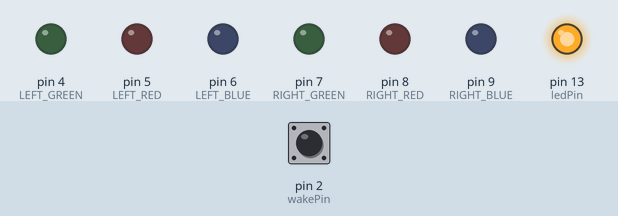
A sketch run on a simulated Arduino Uno, built with avr-gcc and run on an emulated ATmega328P. Shown: output pins drawn as LEDs (lit = HIGH). The test bench sets the inputs (shaded band); at power-on: pin 2 (wakePin) HIGH. Sleep ends after the set time or at an interrupt; pins used as bus, display or sensor lines are not drawn; what the sketch prints to the serial monitor is not drawn.

Above: at 0.4 s.
Timing chart, 0 to 5.1 s (numbered marks = the images above):
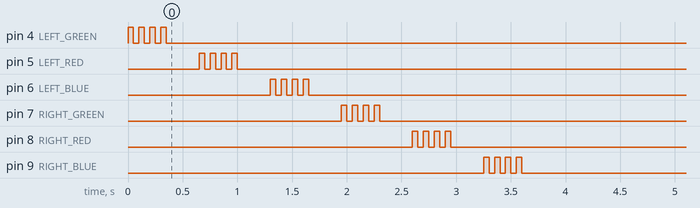

The sketch:

vest_turn_signals.ino
```cpp
//Add the SPI library so we can communicate with the CMA3000 sensor
#include <SPI.h>
#include <avr/sleep.h>

#define RELEASE_MODE 1
#define ENABLE_SLEEP 1

#define DEBUG 0
#define DEBUG_STATE 0
#define DEBUG_ACCEL 1
#define DEBUG_SLEEP 0

//
// pins defined
//
// wake up pins
const int wakePin = 2;

const int ledPin = 13;
const int CS = 10;  //Assign the Chip Select signal to pin 10.

#define LEFT_GREEN  4
#define LEFT_RED    5
#define LEFT_BLUE   6
#define RIGHT_GREEN 7
#define RIGHT_RED   8
#define RIGHT_BLUE  9

#define FIRST_COLOR  4
#define NUM_COLORS   6


#define XAXIS  0
#define YAXIS  1
#define ZAXIS  2

#define RANGE_2G  0
#if RANGE_2G
#define COUNTS_PER_G  56  // 56 counts/G for 2G
// Activate measurement mode: 2g/100Hz
#define ACTIVE_CONFIG   (G_RANGE_2 | INT_LEVEL_LOW | I2C_DIS | MODE_100 | INT_DIS)
// Motion detect mode: 2g/10Hz
#define SLEEP_CONFIG    (G_RANGE_2 | INT_LEVEL_LOW | MDET_NO_EXIT | I2C_DIS | MODE_MD_10)
#define MD_THRESH   0x20
// threshold for responding to signals
#define TURN_THRESH 10
#define NOD_THRESH  10
#define MAX_OFFSET  3
#define
#else
#define COUNTS_PER_G  14  // 14 counts/G for 8G
// Activate measurement mode: 2g/40Hz
#define ACTIVE_CONFIG   (INT_LEVEL_LOW | I2C_DIS | MODE_40 | INT_DIS)
// Motion detect mode: 2g/10Hz
#define SLEEP_CONFIG    (INT_LEVEL_LOW | MDET_NO_EXIT | I2C_DIS | MODE_MD_10)
#define MD_THRESH   0x04
// threshold for responding to signals
#define TURN_THRESH 10
#define NOD_THRESH  10
#define MAX_OFFSET  3
#endif

#define DELAY_TIME  20

// CMA3000 Registers
#define WHO_AM_I 0x00  // Identification register
#define REVID 0x01     // ASIC revision ID, fixed in metal
#define CTRL 0x02      // Configuration (por, operation modes)
#define STATUS 0x03    // Status (por, EEPROM parity)
#define RSTR 0x04      // Reset Register
#define INT_STATUS 0x05 // Interrupt status register
#define DOUTX 0x06     // X channel output data register
#define DOUTY 0x07     // Y channel output data register
#define DOUTZ 0x08     // Z channel output data register
#define MDTHR 0x09     // Motion detection threshold value register
#define MDFFTMR 0x0A   // Free fall and motion detection time register
#define FFTHR 0x0B     // Free fall threshold value register
#define I2C_ADDR 0x0C  // I2C device address
// 0Dh-19h Reserved

// Control Register setup
#define G_RANGE_2 0x80 // 2g range
#define INT_LEVEL_LOW 0x40 // INT active low
#define MDET_NO_EXIT 0x20 // Remain in motion detection mode
#define I2C_DIS 0x10 // I2C disabled
#define MODE_PD 0x00 // Power Down
#define MODE_100 0x02 // Measurement mode 100 Hz ODR
#define MODE_400 0x04 // Measurement mode 400 Hz ODR
#define MODE_40 0x06 // Measurement mode 40 Hz ODR
#define MODE_MD_10 0x08 // Motion detection mode 10 Hz ODR
#define MODE_FF_100 0x0A // Free fall detection mode 100 Hz ODR
#define MODE_FF_400 0x0C // Free fall detection mode 400 Hz ODR
#define INT_DIS 0x01 // Interrupts enabled

// Interrupt Status Register
#define FFDET  0x04
#define MDET_MSK     0x03
#define MDET_NONE    0x00
#define MDET_X_AXIS  0x01
#define MDET_Y_AXIS  0x02
#define MDET_Z_AXIS  0x03

// FUNCTION PROTOTYPES
unsigned char readRegister(unsigned char registerAddress);
unsigned char writeRegister(unsigned char registerAddress, unsigned char Data);

typedef enum {
  sys_init = 0,
  sys_idle,
  sys_active,
  sys_left_turn,
  sys_right_turn,
  sys_stop,
  sys_nod,
  sys_sleep,
  sys_wake,
}
sys_state_t;

static sys_state_t state;

const unsigned long wakeDuration = 750; // 0.75 seconds

int sleepStatus = 0;  // variable to store a request for sleep
unsigned long wakeTime = 0;

//This buffer will hold values read from the ADXL345 registers.
char intStatus=0;
#define NOAXIS 0xff
int wakeAxis = NOAXIS;

int revID;

const unsigned int discardCnt = 1;
const unsigned int maxSamples = 7;
unsigned int sampleCnt = 0;

//These variables will be used to hold the x,y and z axis accelerometer values.
//int x,y,z;
int a[3] = {
  0, 0, 0};
int last[3] = {
  0, 0, 0};
//int sum[3] = {
//  0, 0, 0};
float  g[3] = {
  0.0, 0.0, 0.0};
float avg[3] = {
  0, 0, 0};
float base[3] = {
  0, 0, 0};

void wakeUpNow()
{
  // execute code here after wake-up before returning to the loop() function
  // timers and code using timers (serial.print and more...) will not work here.

  // TODO check what the actual event is
  intStatus = readRegister(INT_STATUS);

  if (intStatus) {
    // FF or MD
    state = sys_wake;
  }
  else {
    // if state = sys_shutdown
    // dont handle?
    state = sys_active;
  }
}

void setup() {

  state = sys_init;

  pinMode(wakePin, INPUT);
  digitalWrite(wakePin, HIGH);  // enable weak pullup

  pinMode(ledPin, OUTPUT);
  digitalWrite(ledPin, HIGH);

  for (int i=FIRST_COLOR; i<(FIRST_COLOR+NUM_COLORS); i++) {
    digitalWrite(i,LOW);
    pinMode(i,OUTPUT);
  }
  for (int i=FIRST_COLOR; i<(FIRST_COLOR+NUM_COLORS); i++) {
    for (int j = 0; j<4; j++) {
      digitalWrite(i,HIGH);
      delay(50);
      digitalWrite(i,LOW);
      delay(50);
    }
    delay(250);
  }

  wakeTime = millis();  // initalize wake time

#if RELEASE_MODE
  // disable unused things
  ADCSRA &= ~(0x80);  // disable the ADC

  // could disable the Analog Comparitor (did not see power savings)
  //ADCSRB &= ~(0x40);  // make sure the Analog Comparator is not trying to use ADC MUX
  //ACSR |= 0x80;       // disable the Analog Comparator
  //ACSR &= ~(0x40);    // make sure the AC is not using the internal ref

  // could disable digital input circuitry on ADC and AC pins
  //DIDR0 = 0x30;  // ADC5D-ADC4D (we are using A0-A3 for leds)
  //DIDR1 = 0x03;  // AIN1D-AIN0D
#endif

  //Initiate an SPI communication instance.
  SPI.begin();
  //Configure the SPI connection for the CMA3000.
  SPI.setDataMode(SPI_MODE0);
  //Create a serial connection to display the data on the terminal.
  Serial.begin(57600);

  //Set up the Chip Select pin to be an output from the Arduino.
  pinMode(CS, OUTPUT);
  //Before communication starts, the Chip Select pin needs to have pull up enabled.
  digitalWrite(CS, HIGH);

  // enable interrupt input
  pinMode(2, INPUT);
  digitalWrite(2, HIGH);

  revID = readRegister(REVID); // Read REVID register
  delayMicroseconds(44);

  // setup motion detection
  writeRegister(MDTHR, MD_THRESH);
  delayMicroseconds(44);
  writeRegister(MDFFTMR, 0x12);  // using defaults of 300ms
  //delayMicroseconds(44);

  // Activate measurement mode: 2g/400Hz, force SPI only comm, interrupts active low
  //writeRegister(CTRL, SLEEP_CONFIG);
  writeRegister(CTRL, ACTIVE_CONFIG);
  delayMicroseconds(44);

  // Dummy read to generate first INT pin Lo to Hi
  // transition in all situations, also while debugging
  for (int i=0; i<3; i++) {
    a[i] = readRegister(DOUTX+i);
  }

  //Create an interrupt that will trigger when a motion event is detected.
  attachInterrupt(0, wakeUpNow, LOW);

  state = sys_idle;
}

void loop(){

  for (int i=0; i<3; i++) {
    a[i] = readRegister(DOUTX+i); // Read DOUT* register
    // convert from 2s complement
    if (0x80 & a[i]) {
      a[i] = a[i]-0xff;
    }
    //Convert the accelerometer value to G's.
    g[i] = a[i] / (float)COUNTS_PER_G;
    delayMicroseconds(44);
  }

  if(intStatus > 0) {
    if(FFDET & intStatus) {
      Serial.println("FFDET");
      Serial.print(a[XAXIS]);
      Serial.print(',');
      Serial.print(a[YAXIS]);
      Serial.print(',');
      Serial.println(a[ZAXIS]);
    }

    if (MDET_MSK & intStatus) {
      //state = sys_active;
      sampleCnt = 0;

#if DEBUG_ACCEL
      Serial.print("MDET: ");
#endif
      intStatus &= MDET_MSK;
      if (MDET_X_AXIS == intStatus) {
        wakeAxis = XAXIS;
#if DEBUG_ACCEL
        Serial.println("X");
#endif
      }
      else if (MDET_Y_AXIS == intStatus) {
        wakeAxis = YAXIS;
#if DEBUG_ACCEL
        Serial.println("Y");
#endif
      }
    }
    else if (MDET_Z_AXIS == intStatus) {
      wakeAxis = ZAXIS;
#if DEBUG_ACCEL
      Serial.println("Z");
#endif
    }
    else {
      wakeAxis = NOAXIS;
    }

    intStatus = readRegister(INT_STATUS);
  }
  sampleCnt++;

  if (a[YAXIS] < -9) {
    state = sys_left_turn;
  } else if (a[XAXIS] > 11) {
    state = sys_right_turn;
  } else if (a[XAXIS] < -11) {
    state = sys_stop;
  } else {
    state = sys_wake;
  }

  switch (state) {
  case sys_left_turn:
    digitalWrite(LEFT_BLUE, HIGH);
    break;
  case sys_right_turn:
    digitalWrite(RIGHT_BLUE, HIGH);
    break;
  case sys_nod:
    digitalWrite(LEFT_GREEN, HIGH);
    digitalWrite(RIGHT_GREEN, HIGH);
    break;
  case sys_stop:
    digitalWrite(LEFT_RED, HIGH);
    digitalWrite(RIGHT_RED, HIGH);
    break;
  default:
    digitalWrite(LEFT_BLUE, LOW);
    digitalWrite(RIGHT_BLUE, LOW);
    break;
  }

#if DEBUG_ACCEL
  //Print the results to the terminal.
  Serial.print("accel: ");
  Serial.print(a[XAXIS], DEC);
  Serial.print(',');
  Serial.print(a[YAXIS], DEC);
  Serial.print(',');
  Serial.println(a[ZAXIS], DEC);
  delay(20);
#endif

  // set the brightness of led pin:
  //updateColor();

#if DEBUG
  Serial.print(rValue);
  Serial.print(", ");
  Serial.print(gValue);
  Serial.print(", ");
  Serial.println(bValue);
  delay(20);
#endif
  if ((millis() - wakeTime) >= wakeDuration) {
#if DEBUG_SLEEP
    Serial.println("Entering Sleep mode");
    delay(100);     // this delay is needed, the sleep
    //function will provoke a Serial error otherwise!!
#endif
#if ENABLE_SLEEP
    sleepNow();     // sleep function called here
#endif
  }

  delay(DELAY_TIME);
}

void sleepNow()         // here we put the arduino to sleep
{
  // turn off all leds
  for (int i=FIRST_COLOR; i<(FIRST_COLOR+NUM_COLORS); i++) {
    digitalWrite(i,LOW);
  }

  state = sys_sleep;
  wakeAxis = NOAXIS;
  //intStatus = 0;

  for (int i=0; i<3; i++) {
    if (a[i] < -1*MAX_OFFSET) {
      last[i] = -1*MAX_OFFSET;
    }
    else if (a[i] > MAX_OFFSET) {
      last[i] = MAX_OFFSET;
    }
    else {
      last[i] = a[i];
    }
  }
  last[XAXIS] = 0; // dirty hack

  // reset the accelerometer and put into motion detect mode
  //resetAccelerometer();
  writeRegister(CTRL, SLEEP_CONFIG);

  /* Time to set the sleep mode.
   *
   * The 5 different modes are:
   *     SLEEP_MODE_IDLE         -the least power savings
   *     SLEEP_MODE_ADC
   *     SLEEP_MODE_PWR_SAVE
   *     SLEEP_MODE_STANDBY
   *     SLEEP_MODE_PWR_DOWN     -the most power savings
   *
   * We want as much power savings as possible, so we use
   * sleep mode: SLEEP_MODE_PWR_DOWN
   */
  set_sleep_mode(SLEEP_MODE_PWR_DOWN);   // sleep mode is set here

  sleep_enable();          // enables the sleep bit in the mcucr register
  // so sleep is possible. just a safety pin

  /* Now to enable an interrupt. Do it here so if pushed when
   * running it doesn't interrupt the running program.
   *
   * In the function call attachInterrupt(A, B, C)
   * A   can be either 0 or 1 for interrupts on pin 2 or 3.
   *
   * B   Name of a function you want to execute at interrupt for A.
   *
   * C   Trigger mode of the interrupt pin. can be:
   *             LOW        a low level triggers
   *             CHANGE     a change in level triggers
   *             RISING     a rising edge of a level triggers
   *             FALLING    a falling edge of a level triggers
   *
   * In all but the IDLE sleep modes only LOW can be used.
   */

  attachInterrupt(0,wakeUpNow, LOW);

  sleep_mode();            // here the device is actually put to sleep!!
  // THE PROGRAM CONTINUES FROM HERE AFTER WAKING UP

  // recorde the current time immediatly after wake up
  wakeTime = millis();

  sleep_disable();         // first thing after waking from sleep: disable sleep...

  detachInterrupt(0);    // disables interrupt 0 on pin 2 so the
  // wakeUpNow code will not be executed
  // during normal running time.

  state = sys_wake;

  writeRegister(CTRL, ACTIVE_CONFIG);

#if DEBUG_SLEEP
  delay(50);
  Serial.print("s: ");
  delay(100);
  Serial.println(wakeTime);
  delay(150);
#endif
}

//void updateColor() {
//  float tm = (float) millis() * oSpeed;
//
//  bValue = (int)constrain((PWM_MAX_VAL*(sin(tm)/2+rOffset)), PWM_MIN_VAL, PWM_MAX_VAL);
//  gValue = (int)constrain((PWM_MAX_VAL*(sin(tm+TWO_PI/3)/2+gOffset)), PWM_MIN_VAL, PWM_MAX_VAL);
//  rValue = (int)constrain((PWM_MAX_VAL*(sin(tm+2*TWO_PI/3)/2+bOffset)), PWM_MIN_VAL, PWM_MAX_VAL);
//}

unsigned char resetAccelerometer()
{
  writeRegister(RSTR, 0x02);
  delayMicroseconds(44);
  writeRegister(RSTR, 0x0A);
  delayMicroseconds(44);
  writeRegister(RSTR, 0x04);

  return 0;
}

// Write a byte to the acceleration sensor
unsigned char writeRegister(unsigned char registerAddress, unsigned char value)
{
  unsigned char result = 0;

  registerAddress <<= 2; // Address to be shifted left by 2
  registerAddress |= 0x02; // RW bit to be set

  //Set Chip Select pin low to signal the beginning of an SPI packet.
  digitalWrite(CS, LOW);
  //Transfer the register address over SPI.
  SPI.transfer(registerAddress);
  //Transfer the desired register value over SPI.
  SPI.transfer(value);
  //Set the Chip Select pin high to signal the end of an SPI packet.
  digitalWrite(CS, HIGH);

  return result;
}


// Read a byte from the acceleration sensor
unsigned char readRegister(unsigned char registerAddress)
{
  unsigned char result = 0;

  registerAddress <<= 2; // Address to be shifted left by 2 and RW bit to be reset

  //Set the Chip select pin low to start an SPI packet.
  digitalWrite(CS, LOW);
  //Transfer the starting register address that needs to be read.
  SPI.transfer(registerAddress);
  //Continue to read the data value fo the register
  result = SPI.transfer(0x00);
  //Set the Chips Select pin high to end the SPI packet.
  digitalWrite(CS, HIGH);

  // Return new data from RX buffer
  return result;
}
```
